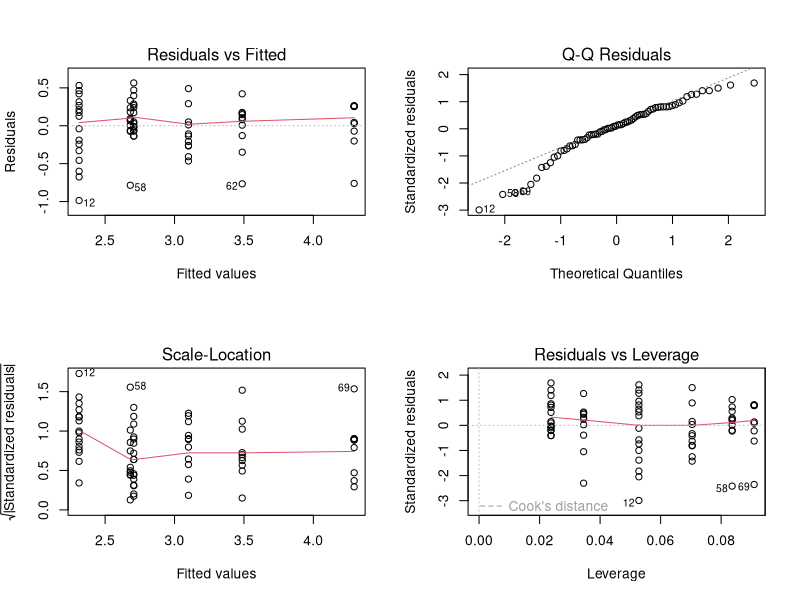

Source code (R): (Note: this script raises an error after producing the figure.)
## ---- chunk 1
library(ggplot2)
library(tidyr)
library(dplyr)
library(survival)
## ---- chunk 2
cfu.data <- read.csv("tidy_data_cfu.csv")

# Extract data for controls
cfu.data.controls <- cfu.data %>% filter(grepl("control",group))

# Estimate the total number of bacteria per worm
Sen.load.controls <- cfu.data.controls %>%
	group_by(genotype,group,day,worm) %>%
	mutate(fraction = sample.volume/(dilution.factor*total.volume)) %>%
	summarise(load = sum(cfu)/sum(fraction), fraction = sum(fraction))
## ---- chunk 3
Sen.load.controls.Y <- Sen.load.controls %>% filter(day<6)

Sen.load.controls.Y.lm <- lm(log10(load+1) ~ day*genotype, data=Sen.load.controls.Y)

summary(Sen.load.controls.Y.lm)

anova(Sen.load.controls.Y.lm)

par(mfrow=c(2,2))
plot(Sen.load.controls.Y.lm)
## ---- chunk 4
Sen.load.controls.Y.lm.0 <- lm(log10(load+1) ~ day + day:genotype , data=Sen.load.controls.Y)
summary(Sen.load.controls.Y.lm.0)
## ---- chunk 5
Sen.load.controls.O <- Sen.load.controls %>% filter(day>6)

Sen.load.controls.O.lm <- lm(log10(load+1) ~ day*genotype, data=Sen.load.controls.O)
anova(Sen.load.controls.O.lm)
## ---- chunk 6
Sen.load.controls.O.lm.2 <- lm(log10(load+1) ~ day+genotype, data=Sen.load.controls.O)
anova(Sen.load.controls.O.lm.2)
## ---- chunk 7
gen.fac <- levels(Sen.load.controls$genotype)
age.Y <- c(3,5)
pred.Y <- expand.grid(day=age.Y,genotype=gen.fac)
pred.cfu.Y <- cbind(pred.Y,cfu.pred=predict.lm(Sen.load.controls.Y.lm,pred.Y))

age.O <- c(7,11)
pred.O <- expand.grid(day=age.O,genotype=gen.fac)
pred.cfu.O <- cbind(pred.O,cfu.pred=predict.lm(Sen.load.controls.O.lm,pred.O))


ggplot(Sen.load.controls %>% filter(day %in% c(3:5,7:11)) %>% mutate(age = day + sapply(genotype, function(x) if(x=="pmk-1") 0.1 else -0.1)), aes(age,log10(load), shape=genotype)) + geom_point(size=3,position=position_jitter(0.1)) + theme_bw() + scale_shape_manual(values=c(16,1)) + geom_line(aes(x=day,y=cfu.pred,linetype=genotype),data=pred.cfu.Y) + geom_line(aes(x=day,y=cfu.pred,linetype=genotype),data=pred.cfu.O) 

## ---- chunk 8
Sen.ctrA.wits <- read.csv("tidy_data_wits_N2_ctrA.csv")

Sen.ctrA.wits.wide <- Sen.ctrA.wits %>%
	select(-Experiment,-DNA) %>%
	group_by(Worm.Age,Name) %>%
	spread(WITS.number,Proportion)

Sen.ctrA.wits <- Sen.ctrA.wits %>% mutate(Wits.day = as.numeric(substr(WITS.number,1,1)), old.WITS = (Wits.day < Worm.Age-1))
Sen.ctrA.old.wits <- Sen.ctrA.wits %>% group_by(Worm.Age,Name) %>% summarise(old.prop = sum(Proportion*old.WITS))
## ---- chunk 9
ggplot(Sen.ctrA.old.wits, aes(factor(Worm.Age),old.prop)) + geom_dotplot(aes(fill=factor(Worm.Age)),binaxis="y",method="histodot",binwidth=0.02) +
	labs(x="Age (days)", y="Abundance of old WITS")
## ---- chunk 10
Sen.ctrA.median.load <- Sen.load.controls %>% filter(genotype=="N2" & day>3) %>% group_by(day) %>% summarise(Worm.Age = mean(day), median.load = round(median(load,na.rm = T))) %>% select(-day)

Sen.ctrA.old.wits.prop <- Sen.ctrA.old.wits %>% left_join(Sen.ctrA.median.load, by="Worm.Age") %>%
	mutate(old=round(old.prop*median.load), new=round((1-old.prop)*median.load))

wits.age.N2.glm <- glm(cbind(old,new) ~ Worm.Age, binomial, Sen.ctrA.old.wits.prop)
summary(wits.age.N2.glm)

x.age <- seq(4,10,0.1)
pred.old.N2 <- predict(wits.age.N2.glm,list(Worm.Age=x.age),type="response")

plot(x.age,pred.old.N2,type="l",ylim=c(0,1),xlab="Age",ylab="Abundance of old WITS")
points(Sen.ctrA.old.wits.prop$Worm.Age+rnorm(length(Sen.ctrA.old.wits.prop$Worm.Age),0,0.1),Sen.ctrA.old.wits.prop$old.prop)

## ---- chunk 11
wits.age.N2.glm.2 <- glm(cbind(old,new) ~ Worm.Age, quasibinomial, Sen.ctrA.old.wits.prop)
summary(wits.age.N2.glm.2)
## ---- chunk 12
Sen.ctrBC.wits <- read.csv("tidy_data_wits_others.csv") %>%
	# Drop unused variables and records:
	filter(genotype=="pmk-1" & (treatment2=="early.sen" | treatment2=="late.sen")) %>%
	select(-genotype) %>%
	# Re-arrange WITS into rows
	gather("WITS","Percentage",contains("WITS")) %>%
	mutate(Proportion=Percentage/100) %>%
	mutate(WITS.number=factor(WITS,labels=c("2.WITS1","3.WITS17","4.WITS21","6.WITS1","7.WITS17","8.WITS21")))

ggplot(Sen.ctrBC.wits, aes(day,Proportion)) + geom_point(aes(col=WITS.number), position=position_jitter(width = 0.5, height=0))
## ---- chunk 13
Sen.ctrBC.load <- Sen.load.controls %>% filter(genotype=="pmk-1") %>% select(-genotype,-fraction) %>%
	mutate(group.23=sapply(group, function(x) if(x=="control.B") "control.B" else "control.C"))

Sen.ctrBC.wits.load <- Sen.ctrBC.wits %>% 
	mutate(group.23 = sapply(treatment2,function(x) if(x=="early.sen") "control.B" else"control.C")) %>% select(-treatment2,-WITS,-Percentage) %>%
	# Spread WITS into 8 columns
	group_by(group.23,day,worm) %>% spread(WITS.number,Proportion) %>%
	# Import cfu data
	left_join(Sen.ctrBC.load %>% select(-group), by=c("day","group.23","worm")) %>%
	select(-group,-genotype) %>%
	# Gather WITS
	gather("WITS.number","Proportion",contains("WITS"))
	
Sen.ctrBC.old.wits.prop <- Sen.ctrBC.wits.load %>% filter(day!=3 & day!=7) %>%
	mutate(old.WITS = as.numeric(substr(WITS.number,1,1)) < day-1) %>%
	group_by(group.23,day,worm) %>%
	summarise(old.prop = sum(Proportion*old.WITS), mean.load=mean(load)) %>%
	mutate(old = round(old.prop*mean.load), new = round((1-old.prop)*mean.load))

# cfu must be taken from cfu.data.controls
	
wits.age.pmk.glm <- glm(cbind(old,new) ~ day, binomial, Sen.ctrBC.old.wits.prop)
summary(wits.age.pmk.glm)

x.age <- seq(4,10,0.1)
pred.old.pmk <- predict(wits.age.pmk.glm,list(day=x.age),type="response")

plot(x.age,pred.old.pmk,type="l",ylim=c(0,1),xlab="Age",ylab="Abundance of old WITS")
points(Sen.ctrBC.old.wits.prop$day+rnorm(length(Sen.ctrBC.old.wits.prop$day),0,0.1),Sen.ctrBC.old.wits.prop$old.prop)

## ---- chunk 14
# N2
ggplot(Sen.ctrA.wits, aes(factor(Name),Proportion, fill=WITS.number)) +
	geom_bar(position = "fill",stat="identity") + 
	facet_grid(~Worm.Age,scales="free") +
	scale_x_discrete(labels=NULL)+
	scale_fill_manual(values = c("purple","blue","cyan3","green4","green2","gold","orange","magenta")) + 
	xlab("Worms by age") +
	ylab("WITS composition in individual worms") +
	labs(fill="WITS") +
	theme(panel.border=element_rect(colour = "grey",fill=NA, size = 1)) +
	theme(panel.background = element_rect(fill='white', colour='black'))

## ---- chunk 15

# pmk-1 / Control B
ggplot(Sen.ctrBC.wits %>% filter(treatment2=="early.sen" & day<7), aes(factor(worm),Proportion, fill=WITS.number)) +
	geom_bar(position = "fill",stat="identity") + 
	facet_grid(~day,scales="free") +
	scale_x_discrete(labels=NULL)+
	scale_fill_manual(values = c("purple","blue","cyan3","green2","gold","orange")) + 
	xlab("Worms by age") +
	ylab("Percentage of WITS per worm") +
	labs(fill="WITS") +
	theme(panel.border=element_rect(colour = "grey",fill=NA, size = 1)) +
	theme(panel.background = element_rect(fill='white', colour='black'))

# pmk-1 / Control C
ggplot(Sen.ctrBC.wits %>% filter(treatment2=="late.sen" & day>6), aes(factor(worm),Proportion, fill=WITS.number)) +
	geom_bar(position = "fill",stat="identity") + 
	facet_grid(~day,scales="free") +
	scale_x_discrete(labels=NULL)+
	scale_fill_manual(values = c("purple","blue","cyan3","green2","gold","orange")) + 
	xlab("Worms by age") +
	ylab("Percentage of WITS per worm") +
	labs(fill="WITS") +
	theme(panel.border=element_rect(colour = "grey",fill=NA, size = 1)) +
	theme(panel.background = element_rect(fill='white', colour='black'))
## ---- chunk 16
# Extract data
Pae.cfu.N2.early <- cfu.data %>% filter(bacteria=="Pae" & genotype=="N2" & group=="early.exp") %>%
	select(-bacteria,-genotype,-group,-repeat.)

# Estimate the total number of bacteria per worm
Pae.load.N2.early <- Pae.cfu.N2.early %>%
	group_by(day,worm) %>%
	mutate(fraction = sample.volume/(dilution.factor*total.volume)) %>%
	summarise(load = sum(cfu)/sum(fraction), fraction = sum(fraction))

with(Pae.load.N2.early, wilcox.test(load[day==4],load[day==5]))

## ---- chunk 17
# Extract data
Pae.cfu.N2.late <- cfu.data %>% filter(bacteria=="Pae" & genotype=="N2" & group=="late.exp") %>%
	select(-bacteria,-genotype,-group,-repeat.)

# Estimate the total number of bacteria per worm
Pae.load.N2.late <- Pae.cfu.N2.late %>%
	group_by(day,worm) %>%
	mutate(fraction = sample.volume/(dilution.factor*total.volume)) %>%
	summarise(load = sum(cfu)/sum(fraction), fraction = sum(fraction))

with(Pae.load.N2.late, wilcox.test(load[day==8],load[day==9]))

## ---- chunk 18
# Extract data
Pae.cfu.pmk.late <- cfu.data %>% filter(bacteria=="Pae" & genotype=="pmk-1" & group=="late.exp") %>%
	select(-bacteria,-genotype,-group,-repeat.)

# Estimate the total number of bacteria per worm
Pae.load.pmk.late <- Pae.cfu.pmk.late %>%
	group_by(day,worm) %>%
	mutate(fraction = sample.volume/(dilution.factor*total.volume)) %>%
	summarise(load = sum(cfu)/sum(fraction), fraction = sum(fraction))

with(Pae.load.pmk.late, wilcox.test(load[day==8],load[day==9]))

## ---- chunk 19
# ***************************************** WORK IN PROGRESS ****************************************************

# For each worm in the exposed groups, we need to combine: Pae load, Sen load, proportion new WITS (=WITS21)

# Calculate Pae and Sen loads per worm in the exposed groups
all.exp.loads <- cfu.data %>% filter(group=="early.exp" | group=="late.exp") %>%
	# Calculate mean load per worm
	group_by(genotype,group,day,worm,bacteria) %>%
	mutate(fraction = sample.volume/(dilution.factor*total.volume)) %>%
	summarise(load = sum(cfu)/sum(fraction)) %>%
	# Spread Pae and Sen into 2 columns
	group_by(genotype,group,day,worm) %>% spread(bacteria,load)

# WITS for exposed groups
all.exp.wits <- read.csv("tidy_data_wits_others.csv") %>%
	# Drop unused variables and records:
	filter(treatment2=="early.pae" | treatment2=="late.pae") %>%
	mutate(group=factor(as.character(treatment2),labels = c("early.exp","late.exp"))) %>%
	select(-treatment2) %>%
	# Re-code WITS
	select(-WITS1,-WITS2,-WITS4,-WITS5) %>%
	mutate(new.wits.p = (WITS3+WITS6)/100) %>%
	select(-WITS3,-WITS6) 

all.exp.load.wits <- left_join(all.exp.loads,all.exp.wits,by=c("genotype","group","day","worm")) %>%
	filter((group=="early.exp"& (day %in% c(4:9))) | (group=="late.exp" & (day %in% c(8,9)))) %>%
	mutate(load = log10(Sen+Pae), or.pae.sen = log10(Pae/Sen), p.pae = Pae/(Sen+Pae))

#ggplot(all.exp.load.wits, aes(factor(day),or.pae.sen)) + geom_point(aes(size=load,colour=new.wits.p), position=position_jitter(0.4)) + facet_grid(genotype~group,scales="free") + coord_cartesian(ylim=c(-5,5)) + scale_colour_continuous(low="purple",high="cyan2") + theme_bw()

all.exp.load.wits$group2 <- factor(all.exp.load.wits$group,labels = c("Early exposure","Late exposure"))

ggplot(all.exp.load.wits, aes(factor(day),p.pae)) + geom_boxplot(width=0.4,outlier.size=0,outlier.colour = "white",colour=grey(0.6)) + geom_point(aes(size=load,colour=new.wits.p), position=position_jitter(0.4)) + scale_radius(range=c(1,6)) + facet_grid(genotype~group2,scales="free") + coord_cartesian(ylim=c(0,1)) + scale_colour_continuous(low=rgb(0.2,0,0.4),high="cyan2") + theme_bw() + labs(x="Age (days)",y="Relative abundance of P. aeruginosa",colour="WITS replacement", size="log10 bacterial load")


## ---- chunk 20
# Import data
survival.data <- read.csv("tidy_data_survival.csv",row.names=NULL)
## ---- chunk 21
early.exp.t <- 4
late.exp.t <- 8

# This analysis INCLUDES all worms gone missing.
surv.table <- survival.data  %>% group_by(genotype,group,day,status) %>% 
	summarise(deaths=n()) %>%
	mutate(record=ifelse(status==1,"dead.na","missing.na")) %>%
	# Manipulation to show 0 on days when no events were recorded:
	spread(record,deaths) %>% select(-status) %>%
	mutate(dead = sapply(as.numeric(dead.na), function(x){if(is.na(x)) 0 else x})) %>% select(-dead.na) %>%
	mutate(missing = sapply(as.numeric(missing.na), function(x){if(is.na(x)) 0 else x})) %>% select(-missing.na) %>%
	# Merge events by day
	group_by(genotype,group,day) %>% summarise(dead=sum(dead), missing=sum(missing)) %>%
	# Calculate remaining survivors by day
	group_by(genotype,group) %>% mutate(surv = sum(dead+missing)-cumsum(dead)-cumsum(missing))

# Separate tables for early and late expsures:	
early.mort <- surv.table %>% select(-missing) %>% filter(group!="late.exp" & day==early.exp.t) %>% group_by(genotype,group)
late.mort <- surv.table %>% select(-missing) %>% filter(group!="early.exp" & day==late.exp.t) %>% group_by(genotype,group)

# Merge the two tables:
pae.mort <- bind_rows(early.mort,late.mort) %>% 
	# recode variables:
	mutate(age=as.factor(day), treatment=ifelse(group=="controls","control","exposed")) %>% select(-group,-day) %>%
	# calculate proportion of deaths with 95% confidence intervals.
	mutate(mortality = dead/(dead+surv), mort.95.low = mapply(function(s,f)prop.test(s,s+f)$conf.int[1], dead,surv), mort.95.high = mapply(function(s,f)prop.test(s,s+f)$conf.int[2], dead,surv))


# Binomial glm analysis of mortality during exposure
pae.death.glm.a <- glm(cbind(dead,surv) ~ genotype + treatment + age + genotype:treatment + genotype:age + treatment :age, binomial, pae.mort)
summary(pae.death.glm.a)

pae.death.glm.b <- glm(cbind(dead,surv) ~ treatment + genotype*age, binomial, pae.mort)
summary(pae.death.glm.b)

## ---- chunk 22

ggplot(pae.mort, aes(x=age,y=mortality,fill=treatment)) + geom_bar(stat="identity", position=position_dodge(),col="black") + facet_grid(.~genotype) + scale_fill_manual(values = c("white",grey(0.4))) + geom_errorbar(aes(ymin=mort.95.low, ymax=mort.95.high), width=0.1, position=position_dodge(0.9)) + theme_bw()

## ---- chunk 23
sub.surv.early <- survival.data %>% filter(day > early.exp.t & group !="late.exp") %>% 
	mutate(group.early = ifelse(group=="controls","control","exposed")) %>% select(-group)

# Survivorship plot
surv.post.early <- survfit(Surv(day,status) ~ genotype + group.early, sub.surv.early)

# Cox PH analysis - N2
coxph.post.early.N2 <- coxph(Surv(day,status) ~ group.early, sub.surv.early, subset=(genotype=="N2"))
summary(coxph.post.early.N2)

# Cox PH analysis - pmk-1
coxph.post.early.pmk <- coxph(Surv(day,status) ~ group.early, sub.surv.early, subset=(genotype=="pmk-1"))
summary(coxph.post.early.pmk)

## ---- chunk 24
sub.surv.late <- survival.data %>% filter(day > late.exp.t & group !="early.exp") %>% 
	mutate(group.late = ifelse(group=="controls","control","exposed")) %>% select(-group)

# Survivorship plot
surv.post.late <- survfit(Surv(day,status) ~ genotype + group.late, sub.surv.late)

# Cox PH analysis - N2
coxph.post.late.N2 <- coxph(Surv(day,status) ~ group.late, sub.surv.late, subset=(genotype=="N2"))
summary(coxph.post.late.N2)

# Cox PH analysis - pmk-1
coxph.post.late.pmk <- coxph(Surv(day,status) ~ group.late, sub.surv.late, subset=(genotype=="pmk-1"))
summary(coxph.post.late.pmk)

## ---- chunk 25

#pdf("Fig_5.pdf",9,5)
par(mfrow=c(1,2),las=1, yaxs="i",mar=c(4,4,2,0.75))
# Early exposure
plot(surv.post.early, col=c("blue","blue","red","red"), lty=c(1,2,1,2), lwd=2, xlim=c(early.exp.t,15),xlab="Age (days)", ylab="Proportion alive", main="Early exposure")

# Late exposure
plot(surv.post.late, col=c("blue","blue","red","red"), lty=c(1,2,1,2), lwd=2, xlim=c(late.exp.t,15),xlab="Age (days)", main="Late exposure")
legend("topright",c("N2 control", "N2 exposed", "pmk-1 control", "pmk-1 exposed"), col=c("blue","blue","red","red"), lty=c(1,2,1,2), lwd=2)

#dev.off()

